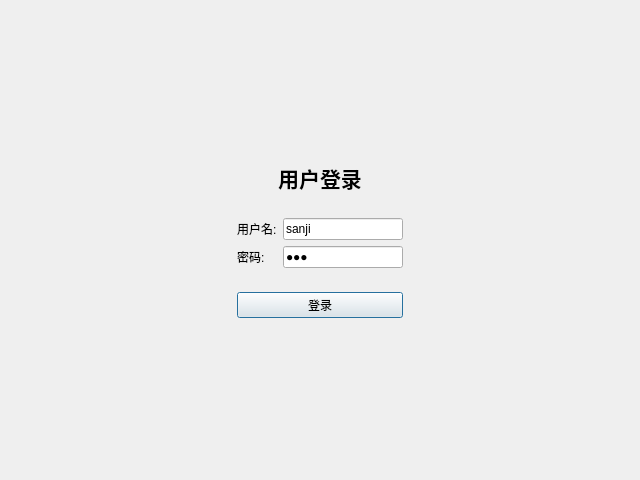
<?xml version="1.0" encoding="UTF-8"?>
<ui version="4.0">
 <class>LoginDial</class>
 <widget class="QDialog" name="LoginDial">
  <property name="geometry">
   <rect>
    <x>0</x>
    <y>0</y>
    <width>640</width>
    <height>480</height>
   </rect>
  </property>
  <property name="minimumSize">
   <size>
    <width>640</width>
    <height>480</height>
   </size>
  </property>
  <property name="windowTitle">
   <string>OldDriver</string>
  </property>
  <property name="windowIcon">
   <iconset resource="resource.qrc">
    <normaloff>:/resource/logo_ico.ico</normaloff>:/resource/logo_ico.ico</iconset>
  </property>
  <layout class="QVBoxLayout" name="verticalLayout_3">
   <property name="spacing">
    <number>0</number>
   </property>
   <property name="leftMargin">
    <number>0</number>
   </property>
   <property name="topMargin">
    <number>0</number>
   </property>
   <property name="rightMargin">
    <number>0</number>
   </property>
   <property name="bottomMargin">
    <number>0</number>
   </property>
   <item>
    <widget class="LoginUpper" name="wg_head" native="true"/>
   </item>
   <item>
    <widget class="QStackedWidget" name="stackedWidget">
     <property name="currentIndex">
      <number>0</number>
     </property>
     <widget class="QWidget" name="page_login">
      <layout class="QVBoxLayout" name="verticalLayout_2">
       <item>
        <spacer name="verticalSpacer">
         <property name="orientation">
          <enum>Qt::Vertical</enum>
         </property>
         <property name="sizeHint" stdset="0">
          <size>
           <width>20</width>
           <height>83</height>
          </size>
         </property>
        </spacer>
       </item>
       <item>
        <widget class="QWidget" name="widget_2" native="true">
         <layout class="QHBoxLayout" name="horizontalLayout_2">
          <item>
           <spacer name="horizontalSpacer_2">
            <property name="orientation">
             <enum>Qt::Horizontal</enum>
            </property>
            <property name="sizeHint" stdset="0">
             <size>
              <width>140</width>
              <height>20</height>
             </size>
            </property>
           </spacer>
          </item>
          <item>
           <widget class="QWidget" name="widget_6" native="true">
            <layout class="QVBoxLayout" name="verticalLayout_4">
             <item>
              <widget class="QWidget" name="widget_3" native="true">
               <layout class="QHBoxLayout" name="horizontalLayout">
                <item>
                 <widget class="QLabel" name="label">
                  <property name="font">
                   <font>
                    <family>Arial</family>
                    <pointsize>16</pointsize>
                    <weight>75</weight>
                    <bold>true</bold>
                   </font>
                  </property>
                  <property name="text">
                   <string>&lt;html&gt;&lt;head/&gt;&lt;body&gt;&lt;p align=&quot;center&quot;&gt;用户登录&lt;/p&gt;&lt;/body&gt;&lt;/html&gt;</string>
                  </property>
                 </widget>
                </item>
               </layout>
              </widget>
             </item>
             <item>
              <widget class="QWidget" name="widget_4" native="true">
               <layout class="QGridLayout" name="gridLayout">
                <item row="0" column="0">
                 <widget class="QLabel" name="label_2">
                  <property name="text">
                   <string>用户名:</string>
                  </property>
                 </widget>
                </item>
                <item row="0" column="1">
                 <widget class="QLineEdit" name="txt_account">
                  <property name="text">
                   <string>sanji</string>
                  </property>
                 </widget>
                </item>
                <item row="1" column="0">
                 <widget class="QLabel" name="label_3">
                  <property name="text">
                   <string>密码:</string>
                  </property>
                 </widget>
                </item>
                <item row="1" column="1">
                 <widget class="QLineEdit" name="txt_pwd">
                  <property name="text">
                   <string>111</string>
                  </property>
                  <property name="echoMode">
                   <enum>QLineEdit::Password</enum>
                  </property>
                 </widget>
                </item>
               </layout>
              </widget>
             </item>
             <item>
              <widget class="QWidget" name="widget_5" native="true">
               <layout class="QVBoxLayout" name="verticalLayout">
                <item>
                 <widget class="QPushButton" name="btn_login">
                  <property name="text">
                   <string>登录</string>
                  </property>
                 </widget>
                </item>
               </layout>
              </widget>
             </item>
            </layout>
           </widget>
          </item>
          <item>
           <spacer name="horizontalSpacer">
            <property name="orientation">
             <enum>Qt::Horizontal</enum>
            </property>
            <property name="sizeHint" stdset="0">
             <size>
              <width>139</width>
              <height>20</height>
             </size>
            </property>
           </spacer>
          </item>
         </layout>
        </widget>
       </item>
       <item>
        <spacer name="verticalSpacer_2">
         <property name="orientation">
          <enum>Qt::Vertical</enum>
         </property>
         <property name="sizeHint" stdset="0">
          <size>
           <width>20</width>
           <height>83</height>
          </size>
         </property>
        </spacer>
       </item>
      </layout>
     </widget>
     <widget class="QWidget" name="page_set">
      <layout class="QHBoxLayout" name="horizontalLayout_3">
       <item>
        <widget class="QWidget" name="widget" native="true">
         <layout class="QHBoxLayout" name="horizontalLayout_4">
          <item>
           <spacer name="horizontalSpacer_3">
            <property name="orientation">
             <enum>Qt::Horizontal</enum>
            </property>
            <property name="sizeHint" stdset="0">
             <size>
              <width>118</width>
              <height>20</height>
             </size>
            </property>
           </spacer>
          </item>
          <item>
           <widget class="QWidget" name="widget_8" native="true">
            <layout class="QVBoxLayout" name="verticalLayout_5">
             <item>
              <spacer name="verticalSpacer_3">
               <property name="orientation">
                <enum>Qt::Vertical</enum>
               </property>
               <property name="sizeHint" stdset="0">
                <size>
                 <width>20</width>
                 <height>139</height>
                </size>
               </property>
              </spacer>
             </item>
             <item>
              <widget class="QWidget" name="widget_7" native="true">
               <layout class="QGridLayout" name="gridLayout_2">
                <item row="0" column="0">
                 <widget class="QLabel" name="label_4">
                  <property name="text">
                   <string>IP:</string>
                  </property>
                 </widget>
                </item>
                <item row="0" column="2" colspan="2">
                 <widget class="QLineEdit" name="txt_ip"/>
                </item>
                <item row="1" column="0">
                 <widget class="QLabel" name="label_5">
                  <property name="text">
                   <string>端口:</string>
                  </property>
                 </widget>
                </item>
                <item row="1" column="2" colspan="2">
                 <widget class="QLineEdit" name="txt_port"/>
                </item>
                <item row="2" column="0" colspan="2">
                 <widget class="QPushButton" name="btn_net_ok">
                  <property name="text">
                   <string>确定</string>
                  </property>
                 </widget>
                </item>
                <item row="2" column="2">
                 <spacer name="horizontalSpacer_7">
                  <property name="orientation">
                   <enum>Qt::Horizontal</enum>
                  </property>
                  <property name="sizeHint" stdset="0">
                   <size>
                    <width>97</width>
                    <height>20</height>
                   </size>
                  </property>
                 </spacer>
                </item>
                <item row="2" column="3">
                 <widget class="QPushButton" name="btn_net_cancel">
                  <property name="text">
                   <string>取消</string>
                  </property>
                 </widget>
                </item>
               </layout>
              </widget>
             </item>
             <item>
              <spacer name="verticalSpacer_4">
               <property name="orientation">
                <enum>Qt::Vertical</enum>
               </property>
               <property name="sizeHint" stdset="0">
                <size>
                 <width>20</width>
                 <height>139</height>
                </size>
               </property>
              </spacer>
             </item>
            </layout>
           </widget>
          </item>
          <item>
           <spacer name="horizontalSpacer_4">
            <property name="orientation">
             <enum>Qt::Horizontal</enum>
            </property>
            <property name="sizeHint" stdset="0">
             <size>
              <width>117</width>
              <height>20</height>
             </size>
            </property>
           </spacer>
          </item>
         </layout>
        </widget>
       </item>
      </layout>
     </widget>
    </widget>
   </item>
  </layout>
 </widget>
 <customwidgets>
  <customwidget>
   <class>LoginUpper</class>
   <extends>QWidget</extends>
   <header location="global">loginupper.h</header>
   <container>1</container>
  </customwidget>
 </customwidgets>
 <resources>
  <include location="resource.qrc"/>
 </resources>
 <connections/>
</ui>
